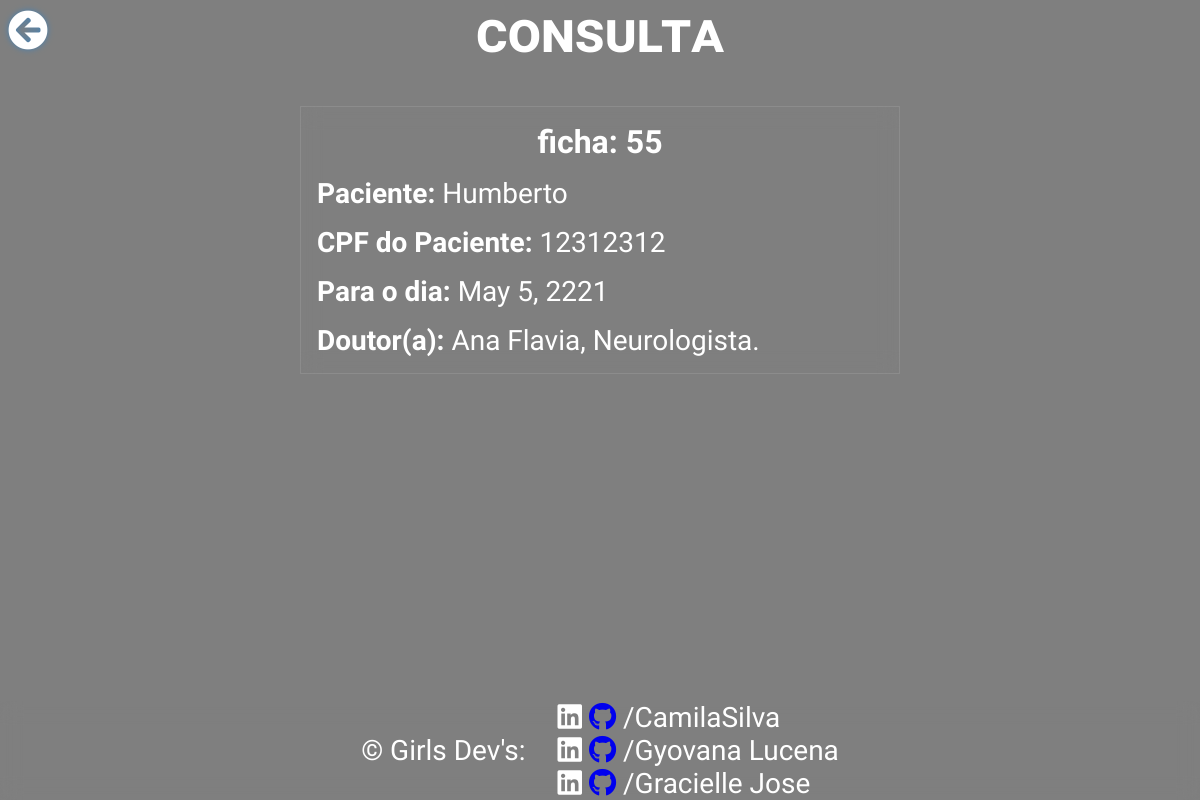
Page /CRUDweb/list_view/ver_mais/55 (signed in) on the committed database.
### CRUDweb/models.py (models this page shows)
class MarcarConsulta(models.Model):
    nome_paciente = models.CharField('Nome Paciente', max_length=50)
    cpf = models.CharField('CPF', max_length=11)
    data = models.DateField('Data Consulta')
    nome_medico = models.CharField('Nome Medico', max_length=50)
    especialidade = models.CharField('Especialidade Medica', max_length=50)

### CRUDweb/views.py (the view)
# urls.py: path('list_view/ver_mais/<int:id>', list_view_id, name="consulta-ver-mais"),
@login_required
def list_view_id(request, id):
    context = {}
    context["consulta"] = get_object_or_404(MarcarConsulta, id=id)
    return render(request, "list_view_id.html", context)

### CRUDweb/templates/list_view_id.html (shortened to what this page needs)
<!DOCTYPE html>
<html lang="en">
<head>
    <link rel="stylesheet" href="https://use.fontawesome.com/releases/v5.15.4/css/all.css">
</head>
<body>
    <h1> consulta </h1>
    <div id="container">
        <div id="dados">
            <h4> ficha: {{ consulta.id }}</h4>
            <p><strong>Paciente:</strong> {{consulta.nome_paciente}}</p>
            <p><strong>CPF do Paciente:</strong> {{consulta.cpf}}</p>
            <p><strong>Para o dia:</strong> {{consulta.data}}</p>
            <p> <strong>Doutor(a):</strong> {{consulta.nome_medico}}, {{consulta.especialidade}}.</p>
        </div>
    </div>
    <div class="botoes">
        <a href="/CRUDweb/list_view"><button id="btn-voltar"><i class="fas fa-arrow-circle-left"></i></button></a>
    </div>
    <footer>
        <p>&copy; Girls Dev's: </p>
        <br/>
        <div id="equipe">
            <p><a class="dev" href="https://www.linkedin.com/in/camila-camasi/" target="_blank"><i class="fab fa-linkedin"></i></a> <a href="https://github.com/camilams27" target="_blank"><i class="fab fa-github"></i></a> /CamilaSilva</p>
            <p><a class="dev" href="#" target="_blank"><i class="fab fa-linkedin"></i></a> <a href="https://github.com/GyovanaLuni" target="_blank"><i class="fab fa-github"></i></a> /Gyovana Lucena</p>
            <p><a class="dev" href="#" target="_blank"><i class="fab fa-linkedin"></i></a> <a href="#" target="_blank"><i class="fab fa-github"></i></a> /Gracielle Jose</p>
        </div>
    </footer>
</body>
</html>

### CRUDweb/templates/list_view_id.html (style rules this page uses)
* { box-sizing: border-box; font-family: 'Baloo Bhaijaan 2', cursive; margin: 0; padding: 0; }
body { background: linear-gradient(rgba(0,0,0,.50),rgba(0,0,0,.50)) 100%, url("https://images.pexels.com/photos/6129448/pexels-photo-6129448.jpeg?auto=compress&cs=tinysrgb&dpr=2&h=750&w=1260"), center no-repeat; color: white; width: 100%; font-size: 3.5vh; display: flex; flex-direction: column; gap: 2.5rem; }
#container { display: flex; flex-direction: column; align-items: center; gap: .5rem; }
#dados { display: flex; flex-direction: column; gap: 1rem; justify-content: center; border: .5px solid rgba(255,255,255,.1); width: 50vw; padding: 1rem; background-color: rgba(255,255,255,.0); backdrop-filter: blur(10px); -webkit-backdrop-filter: blur(10px); }
h1 { text-align: center; font-variant: small-caps; }
h4 { text-align: center; font-size: 4vh; }
p { margin: 0; }
button { background: none; border: none; outline: none; }
#btn-voltar { font-size: 5vh; color: white; position: fixed; top: .5rem; left: .5rem; filter: drop-shadow(0 0 3px steelblue); transition: .4s; }
.fa-arrow-circle-left { font-size: 5vh; }
footer { display: flex; width: 100vw; align-items: center; justify-content: center; gap: 1rem; background-color: rgba(255,255,255,.0); backdrop-filter: blur(10px); -webkit-backdrop-filter: blur(10px); position: absolute; bottom: 0; }
#equipe { font-family: 'Inconsolata', monospace; }
.dev { text-decoration: none; color: white; }

### rows in the picture
MarcarConsulta: id "55", nome_paciente "Humberto", cpf "12312312", data "May 5, 2221", nome_medico "Ana Flavia", especialidade "Neurologista"
